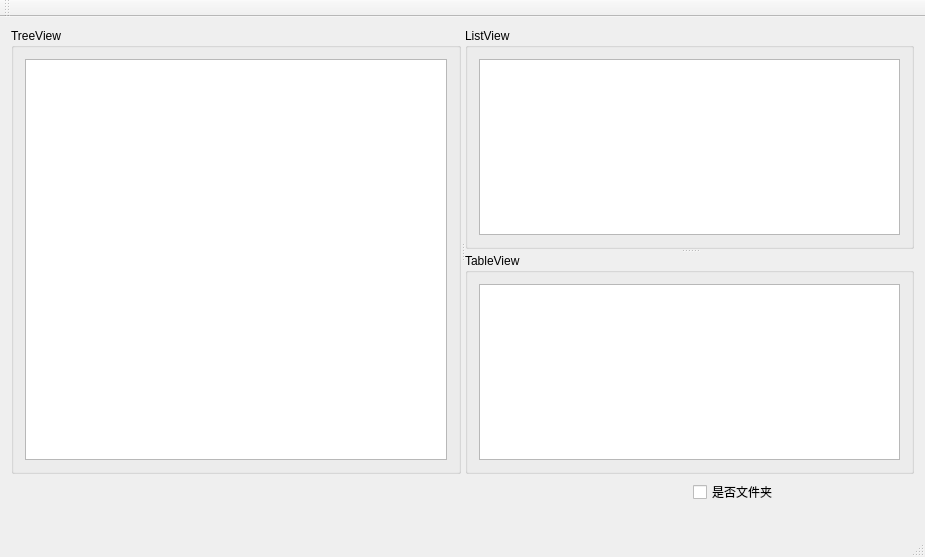
<?xml version="1.0" encoding="UTF-8"?>
<ui version="4.0">
 <class>MainWindow</class>
 <widget class="QMainWindow" name="MainWindow">
  <property name="geometry">
   <rect>
    <x>0</x>
    <y>0</y>
    <width>925</width>
    <height>557</height>
   </rect>
  </property>
  <property name="windowTitle">
   <string>MainWindow</string>
  </property>
  <widget class="QWidget" name="centralWidget">
   <layout class="QGridLayout" name="gridLayout">
    <item row="0" column="0">
     <widget class="QSplitter" name="splitter_2">
      <property name="orientation">
       <enum>Qt::Horizontal</enum>
      </property>
      <widget class="QGroupBox" name="groupBox">
       <property name="title">
        <string>TreeView</string>
       </property>
       <layout class="QVBoxLayout" name="verticalLayout_3">
        <item>
         <widget class="QTreeView" name="treeView"/>
        </item>
       </layout>
      </widget>
      <widget class="QSplitter" name="splitter">
       <property name="orientation">
        <enum>Qt::Vertical</enum>
       </property>
       <widget class="QGroupBox" name="groupBox_2">
        <property name="title">
         <string>ListView</string>
        </property>
        <layout class="QVBoxLayout" name="verticalLayout">
         <item>
          <widget class="QListView" name="listView"/>
         </item>
        </layout>
       </widget>
       <widget class="QGroupBox" name="groupBox_3">
        <property name="title">
         <string>TableView</string>
        </property>
        <layout class="QVBoxLayout" name="verticalLayout_2">
         <item>
          <widget class="QTableView" name="tableView"/>
         </item>
        </layout>
       </widget>
      </widget>
     </widget>
    </item>
    <item row="1" column="0">
     <layout class="QHBoxLayout" name="horizontalLayout">
      <item>
       <widget class="QLabel" name="LabPath">
        <property name="text">
         <string/>
        </property>
       </widget>
      </item>
      <item>
       <widget class="QLabel" name="LabFileSize">
        <property name="text">
         <string/>
        </property>
       </widget>
      </item>
      <item>
       <widget class="QLabel" name="LabFileName">
        <property name="text">
         <string/>
        </property>
       </widget>
      </item>
      <item>
       <widget class="QCheckBox" name="chkIsDir">
        <property name="text">
         <string>是否文件夹</string>
        </property>
       </widget>
      </item>
     </layout>
    </item>
    <item row="2" column="0">
     <widget class="QLabel" name="LabType">
      <property name="text">
       <string/>
      </property>
     </widget>
    </item>
   </layout>
  </widget>
  <widget class="QToolBar" name="mainToolBar">
   <attribute name="toolBarArea">
    <enum>TopToolBarArea</enum>
   </attribute>
   <attribute name="toolBarBreak">
    <bool>false</bool>
   </attribute>
  </widget>
  <widget class="QStatusBar" name="statusBar"/>
 </widget>
 <layoutdefault spacing="6" margin="11"/>
 <resources/>
 <connections/>
</ui>
